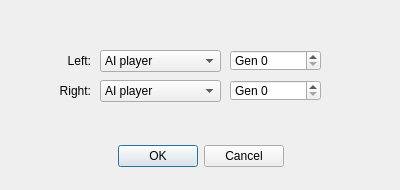
<?xml version="1.0" encoding="UTF-8"?>
<ui version="4.0">
 <class>pong_ui::NewSandboxDialog</class>
 <widget class="QDialog" name="pong_ui::NewSandboxDialog">
  <property name="geometry">
   <rect>
    <x>0</x>
    <y>0</y>
    <width>400</width>
    <height>190</height>
   </rect>
  </property>
  <property name="minimumSize">
   <size>
    <width>400</width>
    <height>190</height>
   </size>
  </property>
  <property name="maximumSize">
   <size>
    <width>400</width>
    <height>190</height>
   </size>
  </property>
  <property name="windowTitle">
   <string>New sandbox window</string>
  </property>
  <property name="modal">
   <bool>true</bool>
  </property>
  <widget class="QDialogButtonBox" name="button_box">
   <property name="geometry">
    <rect>
     <x>10</x>
     <y>140</y>
     <width>381</width>
     <height>32</height>
    </rect>
   </property>
   <property name="orientation">
    <enum>Qt::Horizontal</enum>
   </property>
   <property name="standardButtons">
    <set>QDialogButtonBox::Cancel|QDialogButtonBox::Ok</set>
   </property>
   <property name="centerButtons">
    <bool>true</bool>
   </property>
  </widget>
  <widget class="QComboBox" name="left_player_type">
   <property name="geometry">
    <rect>
     <x>100</x>
     <y>50</y>
     <width>121</width>
     <height>22</height>
    </rect>
   </property>
   <item>
    <property name="text">
     <string>AI player</string>
    </property>
   </item>
   <item>
    <property name="text">
     <string>Human player</string>
    </property>
   </item>
   <item>
    <property name="text">
     <string>Handcrafted</string>
    </property>
   </item>
  </widget>
  <widget class="QLabel" name="label_4">
   <property name="geometry">
    <rect>
     <x>30</x>
     <y>50</y>
     <width>61</width>
     <height>21</height>
    </rect>
   </property>
   <property name="text">
    <string>Left:</string>
   </property>
   <property name="alignment">
    <set>Qt::AlignRight|Qt::AlignTrailing|Qt::AlignVCenter</set>
   </property>
  </widget>
  <widget class="QLabel" name="label_5">
   <property name="geometry">
    <rect>
     <x>30</x>
     <y>80</y>
     <width>61</width>
     <height>21</height>
    </rect>
   </property>
   <property name="text">
    <string>Right:</string>
   </property>
   <property name="alignment">
    <set>Qt::AlignRight|Qt::AlignTrailing|Qt::AlignVCenter</set>
   </property>
  </widget>
  <widget class="QComboBox" name="right_player_type">
   <property name="geometry">
    <rect>
     <x>100</x>
     <y>80</y>
     <width>121</width>
     <height>22</height>
    </rect>
   </property>
   <item>
    <property name="text">
     <string>AI player</string>
    </property>
   </item>
   <item>
    <property name="text">
     <string>Human player</string>
    </property>
   </item>
   <item>
    <property name="text">
     <string>Handcrafted</string>
    </property>
   </item>
  </widget>
  <widget class="QSpinBox" name="generation_left_player">
   <property name="geometry">
    <rect>
     <x>230</x>
     <y>50</y>
     <width>91</width>
     <height>21</height>
    </rect>
   </property>
   <property name="prefix">
    <string notr="true">Gen </string>
   </property>
   <property name="maximum">
    <number>999999999</number>
   </property>
  </widget>
  <widget class="QSpinBox" name="generation_right_player">
   <property name="geometry">
    <rect>
     <x>230</x>
     <y>80</y>
     <width>91</width>
     <height>21</height>
    </rect>
   </property>
   <property name="prefix">
    <string notr="true">Gen </string>
   </property>
   <property name="maximum">
    <number>999999999</number>
   </property>
  </widget>
 </widget>
 <tabstops>
  <tabstop>left_player_type</tabstop>
  <tabstop>generation_left_player</tabstop>
  <tabstop>right_player_type</tabstop>
  <tabstop>generation_right_player</tabstop>
 </tabstops>
 <resources/>
 <connections>
  <connection>
   <sender>button_box</sender>
   <signal>accepted()</signal>
   <receiver>pong_ui::NewSandboxDialog</receiver>
   <slot>accept()</slot>
   <hints>
    <hint type="sourcelabel">
     <x>248</x>
     <y>254</y>
    </hint>
    <hint type="destinationlabel">
     <x>157</x>
     <y>274</y>
    </hint>
   </hints>
  </connection>
  <connection>
   <sender>button_box</sender>
   <signal>rejected()</signal>
   <receiver>pong_ui::NewSandboxDialog</receiver>
   <slot>reject()</slot>
   <hints>
    <hint type="sourcelabel">
     <x>316</x>
     <y>260</y>
    </hint>
    <hint type="destinationlabel">
     <x>286</x>
     <y>274</y>
    </hint>
   </hints>
  </connection>
 </connections>
</ui>
